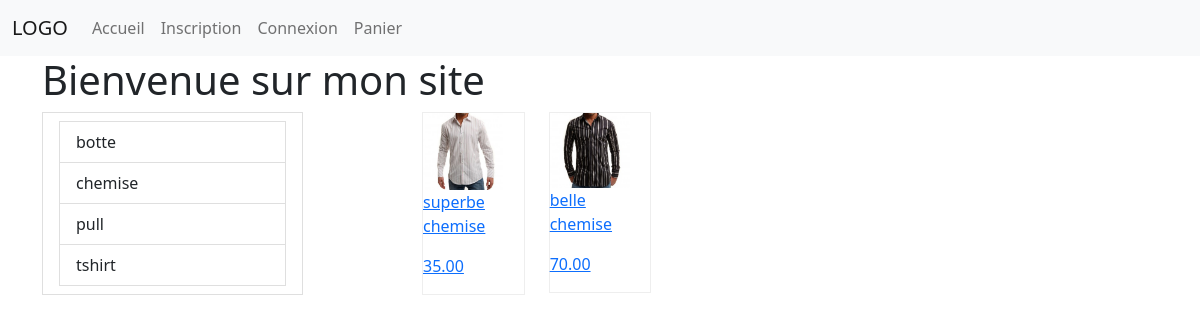
Page /?action=chemise on the committed database.
### tables this page shows
CREATE TABLE produit (
  id_produit int(5) NOT NULL AUTO_INCREMENT,
  reference int(15) NOT NULL,
  categorie varchar(70) NOT NULL,
  titre varchar(150) NOT NULL,
  description text NOT NULL,
  couleur varchar(10) NOT NULL,
  taille varchar(2) NOT NULL,
  sexe enum('m','f') NOT NULL,
  photo varchar(250) NOT NULL,
  prix double(7,2) NOT NULL,
  stock int(4) NOT NULL,
  PRIMARY KEY (id_produit),
  UNIQUE KEY reference (reference)
);

### inc/fonction.inc.php (called while the page is built, shortened)
<?php
function execute_requete( $req )
{
    global $pdo;
    $pdostatement = $pdo->query( $req );
    return $pdostatement;
}

### inc/init.inc.php (called while the page is built, shortened)
<?php
$pdo = new PDO('mysql:host=localhost;dbname=boutique', 'root', 'root',
    array(
        PDO::ATTR_ERRMODE=>PDO::ERRMODE_WARNING
        )
);
$content = "";
require_once "fonction.inc.php";

### index.php (the view, shortened to what this page needs)
<?php require_once 'inc/header.inc.php'; ?>
<?php
$r = execute_requete("SELECT DISTINCT categorie FROM produit");
$content .= "<div class='row'>";
    $content .= "<div class='col-3'>";
        $content .= "<div class='list-group-item'>";
        while( $categorie = $r->fetch( PDO::FETCH_ASSOC ) )
        {
            $content .= "<a href='?action=$categorie[categorie]' class='list-group-item'> $categorie[categorie] </a>";
        }
        $content .= "</div>";
    $content .= "</div>";
$content .= "<div class='col-8 offset-1'>";
    $content .= "<div class='row'>";
    if( $_GET )
    {
        $r = execute_requete("SELECT * FROM produit WHERE categorie ='$_GET[action]'");
        while( $produit = $r->fetch( PDO::FETCH_ASSOC ) )
        {
            $content .= "<div class='col-2'>";
                $content .= "<div class='thumbnail' style='border:1px solid #eee'>";
                    $content .= "<a href='fiche_produit.php?id_produit=$produit[id_produit]'>";
                        $content .= "<img src='$produit[photo]' width='80' >";
                        $content .= "<p> $produit[titre] </p>";
                        $content .= "<p> $produit[prix] </p>";
                    $content .= "</a>";
                $content .= "</div>";
            $content .= "</div>";
        }
    }
    else
    {
    }
    $content .= "</div>";
$content .= "</div>";
$content .= "</div>";
?>
<h1>Bienvenue sur mon site</h1>
<?php echo $content ?>
<?php require_once 'inc/footer.inc.php'; ?>

### rows in the picture
produit: photo (picture), titre "superbe chemise", prix "35.00"
produit: photo (picture), titre "belle chemise", prix "70.00"

### other values in the picture
$categorie[categorie] "botte"
$categorie[categorie] "chemise"
$categorie[categorie] "pull"
$categorie[categorie] "tshirt"
